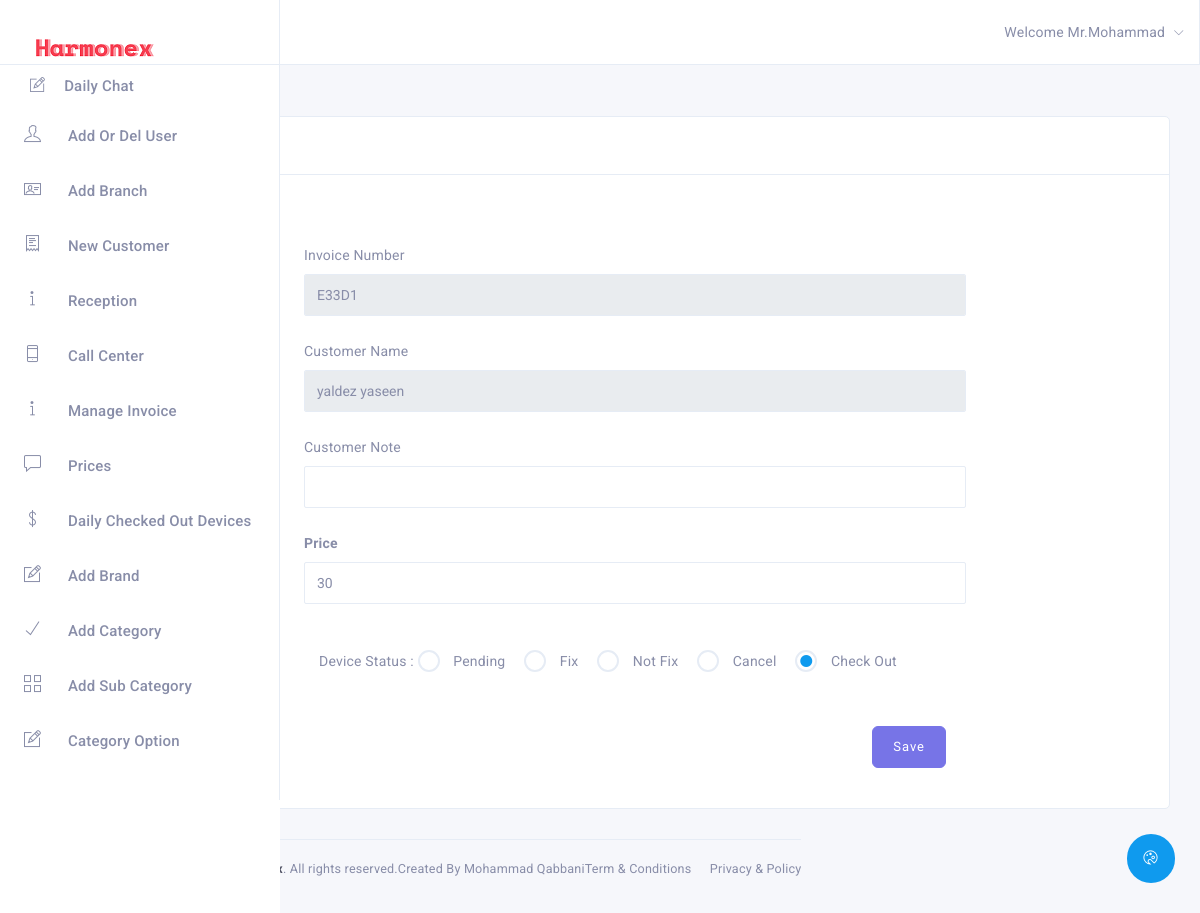
Screenshot of /editReception.php?inv=E33D1 (signed in) with the database file from the repository.
### tables this page shows
CREATE TABLE `invoice` (
  `invoice_id` int(5) NOT NULL,
  `invoice_number` varchar(20) NOT NULL,
  `cus_id` int(5) NOT NULL,
  `admin_id` int(5) NOT NULL,
  `device_type` varchar(150) NOT NULL,
  `device_color` varchar(150) NOT NULL,
  `device_question` varchar(20) NOT NULL,
  `device_status` varchar(20) NOT NULL,
  `device_problem` varchar(150) NOT NULL,
  `device_imei` varchar(50) NOT NULL,
  `device_note` text NOT NULL,
  `device_accessories` text NOT NULL,
  `device_price` float NOT NULL,
  `entry_date` date NOT NULL,
  `entry_time` time NOT NULL,
  `finish_main_date` date DEFAULT NULL,
  `finish_main_time` time DEFAULT NULL,
  `bill_date` date DEFAULT NULL,
  `bill_time` time DEFAULT NULL,
  `hidden_price` float NOT NULL,
  `feedback_callcenter` text DEFAULT NULL
);

CREATE TABLE `customer` (
  `cus_id` int(5) NOT NULL,
  `cus_name` varchar(150) NOT NULL,
  `cus_phone` varchar(15) NOT NULL,
  `cus_create_date` date NOT NULL,
  `cus_create_time` time NOT NULL,
  `branch_id` int(5) NOT NULL
);

### editReception.php (the view, shortened to what this page needs)
<?php include './includes/header.php'; ?>
<?php include './includes/config.php' ?>;
<?php
$invNumb = $_GET['inv'];
$queryEditRec = "SELECT * FROM `invoice` INNER JOIN `customer` ON `invoice_number` = '$invNumb' AND customer.cus_id = invoice.cus_id ";
$resultEditRec = mysqli_query($con, $queryEditRec);
$rowEditReception = mysqli_fetch_assoc($resultEditRec);
?>
<div class="main-content">
    <div class="container-fluid">
        <div class="row">
            <div class="col-md-12">
                <div class="card">
                    <div class="card-heading border bottom">
                        <h4 class="card-title">Edit Customer</h4>
                    </div>
                    <div class="card-block">
                        <div class="mrg-top-40">
                            <div class="row">
                                <div class="col-md-8 ml-auto mr-auto">
                                    <form action="" method="post" role="form" id="form-validation">
                                        <div class="row">
                                            <div class="col-md-12">
                                                <div class="form-group">
                                                    <label for="full_name">Invoice Number</label>
                                                    <input type="text" class="form-control"
                                                           id="branch_name" name="invoiceNumber"
                                                           readonly autocomplete="off" value='<?php echo "{$rowEditReception['invoice_number']}"; ?>'>
                                                </div>
                                            </div>
                                            <div class="col-md-12">
                                                <div class="form-group">
                                                    <label for="full_name">Customer Name</label>
                                                    <input type="text" class="form-control"
                                                           id="branch_name" name="name"
                                                           readonly autocomplete="off" value='<?php echo"{$rowEditReception['cus_name']}"; ?>'>
                                                </div>
                                            </div>
                                            <div class="col-md-12">
                                                <div class="form-group">
                                                    <label for="full_name">Customer Note</label>
                                                    <input type="text" class="form-control"
                                                           id="branch_name" name="cusNote"
                                                           autocomplete="off" value='<?php echo"{$rowEditReception['device_note']}"; ?>'>
                                                </div>
                                            </div>
                                            <div class="col-md-12">
                                                <div class="form-group">
                                                    <label for="full_name"><b>Price</b></label>
                                                    <input type="text" class="form-control"
                                                           id="branch_name" name="price"
                                                           autocomplete="off" value='<?php echo"{$rowEditReception['device_price']}"; ?>'>
                                                </div>
                                            </div>
                                            <div class="col-md-12">
                                                <div class="form-group">
                                                    <div class="col-md-12">
                                                        <div class="form-group">
                                                            <div class="radio radio-inline">
                                                                                                                             <div class="radio radio-inline">
                                                                    <label >Device Status : </label>
                                                                    <label for="rad1"> Pending</label>
                                                                </div>
                                                                <div class="radio radio-inline">
                                                                    <label for="rad2"> Fix</label>
                                                                </div>
                                                                <div class="radio radio-inline">
                                                                    <label for="rad3"> Not Fix</label>
                                                                </div>
                                                                <div class="radio radio-inline">
                                                                    <label for="rad4"> Cancel</label>
                                                                </div>
                                                                <div class="radio radio-inline">
                                                                    <div class="radio radio-inline">
                                                                        <label for="rad7"> Check Out</label>
                                                                    </div>
                                                                </div>
                                                            </div>
                                                        </div>
                                                    </div>
                                                </div>
                                                <div class="col-md-12">
                                                    <div class="text-right mrg-top-5">
                                                        <button type="submit" class="btn btn-primary" name="Save" value="Save">Save</button>
                                                    </div>
                                                </div>
                                                </form>
                                            </div>
                                        </div>
                                </div>
                            </div>
                        </div>
                    </div>
                </div>
            </div>
            <?php include './includes/footer.php'; ?>

### includes/header.php (style rules this page uses)
html, body { height: auto; }

### rows the page displays
invoice: invoiceNumber "E33D1", name "yaldez yaseen", price "30"

### other values shown
$_SESSION['admin_name'] "Mohammad"
